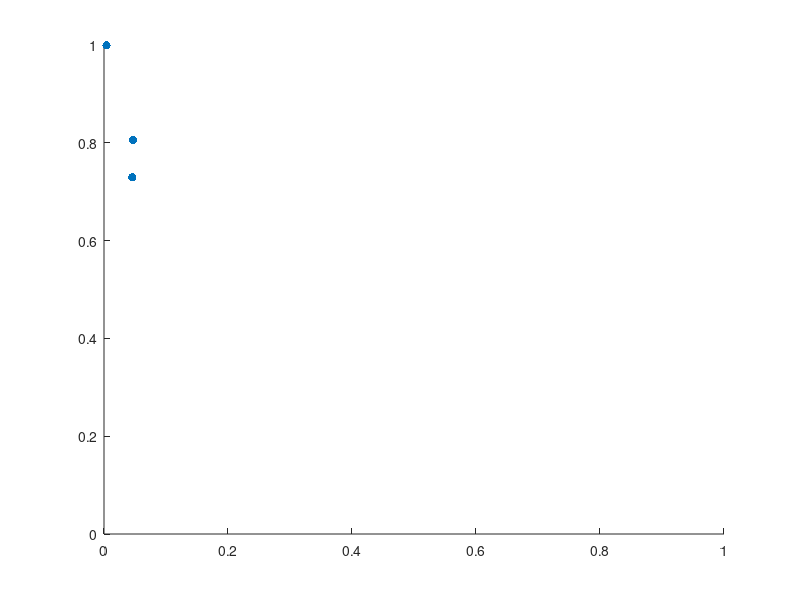

Reproduce this figure in MATLAB. (Note: this script raises an error after producing the figure.)
lr_tpr = 12232 / (12232 + 4543);
lr_fpr = 583 / (12232 + 583);

svm_lk_tpr = 12217 / (12217 + 2945);
svm_lk_fpr = 598 / (12217 + 598);

svm_gk_trp = 12762 / (12762 + 8);
svm_gk_fpr = 53 / (12762 + 53);

x=[lr_fpr svm_lk_fpr svm_gk_fpr];
y=[lr_tpr svm_lk_tpr svm_gk_trp];
scatter(x, y, 'filled');
axis([0 1 0 1]);

text(lr_fpr, lr_tpr, 'A', 'horizontal','left', 'vertical','bottom');
text(svm_lk_fpr, svm_lk_tpr, 'B', 'horizontal','left', 'vertical','bottom');
text(svm_gk_fpr, svm_gk_trp, 'C', 'horizontal','left', 'vertical','bottom');

box on;
grid on;

ylabel('True Positive Rates', 'FontSize',10,'FontWeight','bold','FontName','Times New Roman');
xlabel('False Positive Rates', 'FontSize',10,'FontWeight','bold','FontName','Times New Roman');
title('ROC Space for Network Layer (IPv4)','FontSize',12,'FontWeight','bold','FontName','Times New Roman');
dim = [0.2 0.5 0.3 0.3];
str = {'A = Logistic Regression', 'B = SVM (Linear Kernel)', 'C = SVM (Gaussian Kernel)'};
annotation('textbox',dim,'String',str,'FitBoxToText','on','FontSize',10,'FontName','Times New Roman');